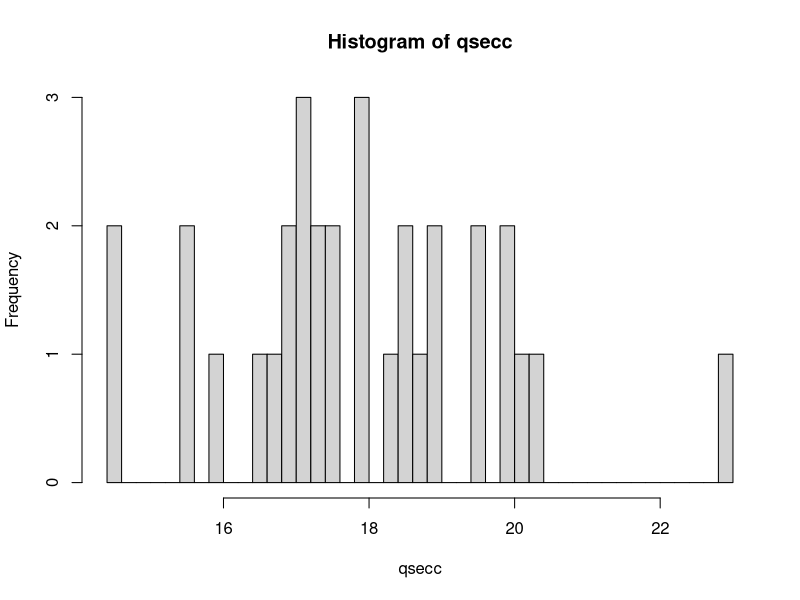
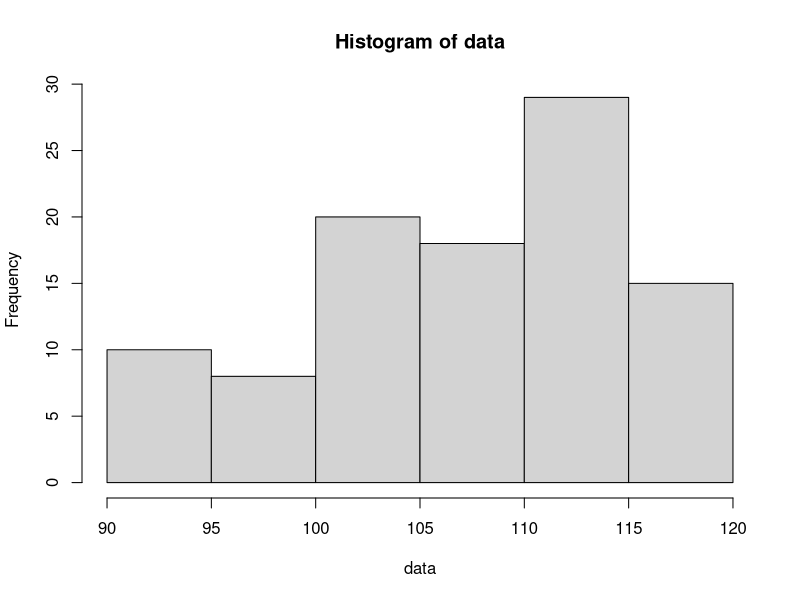

The R script that drew these images, in order: (Note: this script raises an error after producing the figures.)
# bai 1

# 1.1
data("mtcars")
mtcars
qsecc = mtcars$qsec
hist(qsecc, breaks=40)
# 1.2
# length(qsecc) >= 30
ci.mean = function(x, alpha) {
  n = length(x)
  epsilon = qnorm(1-alpha/2) * sqrt(var(x) / n)
  return (c(mean(x) - epsilon, mean(x) + epsilon))
}
# 1.3
ci.mean(qsecc, 0.05)
ci.mean(qsecc, 0.01)

# 1.4
find_N = function(x, alpha, epsilon0) {
  ceiling(var(x) * qnorm(1-alpha/2)^2 / epsilon0^2)
}

find_N(qsecc, 0.05, 0.4)
find_N(qsecc, 0.01, 0.4)

# bai 2

data = c(replicate(10, 92.5), replicate(8, 97.5), replicate(20, 102.5), replicate(18, 107.5),
         replicate(29, 112.5), replicate(15, 117.5))

# 2.1

hist(data, breaks=seq(90, 120, by=5))

# 2.2

ktc.tyle = function(data, data.p, alpha) {
  epsilon = qnorm(1-alpha/2) * sqrt((data.p * (1-data.p)) / n)
  return(c(data.p - epsilon, data.p + epsilon))
}

# 2.3

giongtot = sum(data >= 110)
giongtot
length(data)

ktc.tyle(data, giongtot / length(data), 0.05)

# bai 3

X = c(0.0192,0.4773,0.3399,0.4324,0.8675,0.2079,0.3713,0.2547,0.3976,0.2048)

# 3.1
f <- function(x,theta){
  return(theta*x^(theta-1))
}

log_likelihood <- function(theta){
  n = length(X)
  L = 1
  for(i in 1:n){
    L = L * f(X[i],theta)
  }
  return(log(L))
}
log_likelihood(0.5)

# 3.2
## Cach 1:
theta.hat <- function(X){
  n <- length(X)
  return(-n/sum(log(X)))
}
theta.hat(X)
## Cach 2:
objective <- function(theta,X){
  return(-log_likelihood(theta))
}
theta = 0.5
theta.hat <- function(X) nlminb(start=0.5,objective,X=X)$par
theta.hat(X)

